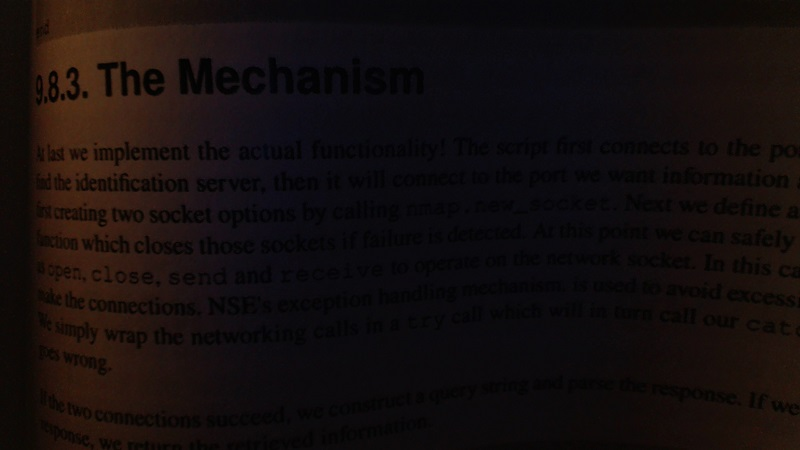
#> input picture book.jpg, 800 x 450 px
$ python thresholding.py
#> lines starting #> are read from the running program, lines starting #| are printed output that depends on the picture; after the words box and inside, x2 and y2 are one past the last pixel; in counts of white or black regions, pixels touching at a corner belong together
import cv2
import numpy as np

img = cv2.imread('book.jpg',cv2.IMREAD_COLOR)
#> img is the input picture: shape (450, 800, 3); mean B, G, R 13.4, 13.6, 20.3

retval, threshold = cv2.threshold(img,11,255,cv2.THRESH_BINARY)
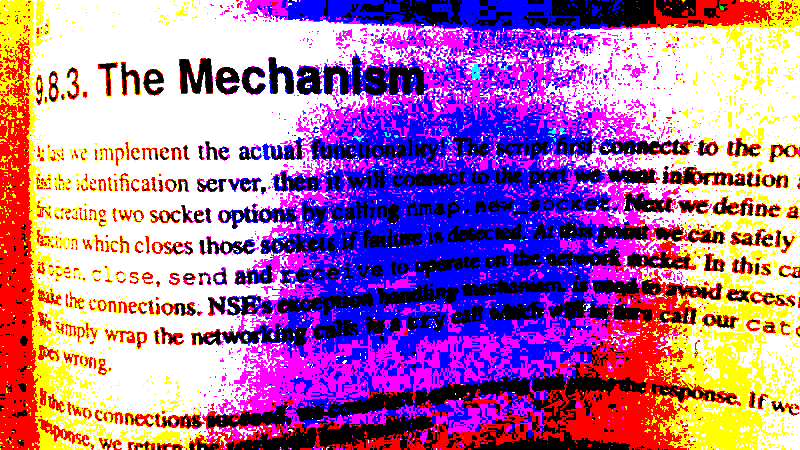
#> threshold: shape (450, 800, 3); mean B, G, R 167.7, 116, 175.7

gray = cv2.cvtColor(img,cv2.COLOR_RGB2GRAY)
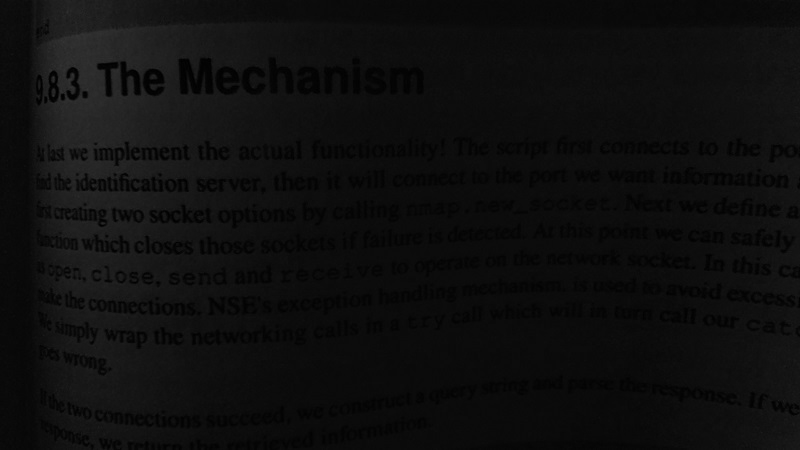
#> gray: shape (450, 800); min 0, max 53, mean 14.4
ret, threshold2 = cv2.threshold(gray,12,225,cv2.THRESH_BINARY)
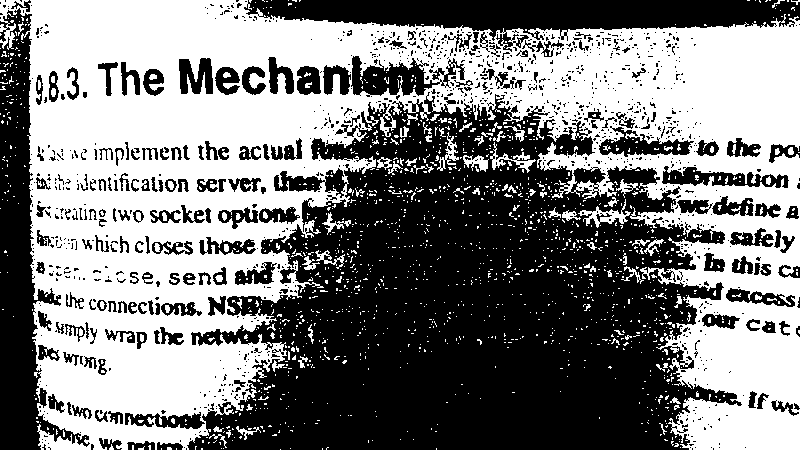
#> threshold2: shape (450, 800); values 0 (black) and 225 (white), 49.9% white; 1586 white regions (1482 under 20 px), largest, box (x1, y1, x2, y2) and area: (0, 0, 800, 450) 169310, (578, 199, 631, 228) 453, (490, 142, 536, 173) 348

gaus = cv2.adaptiveThreshold(gray,255,cv2.ADAPTIVE_THRESH_GAUSSIAN_C,cv2.THRESH_BINARY,115,1)
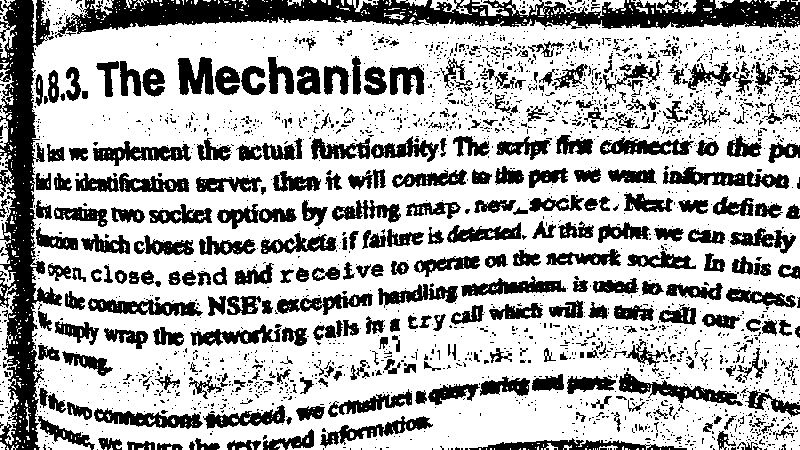
#> gaus: shape (450, 800); 68.9% white; 2421 black regions (2096 under 20 px), largest, box (x1, y1, x2, y2) and area: (55, 0, 800, 38) 14209, (0, 0, 62, 450) 12273, (619, 372, 743, 406) 1341


cv2.imshow('org',img)
cv2.imshow('threshold',threshold)
cv2.imshow('threshold2',threshold2)
cv2.imshow('gaus',gaus)


cv2.waitKey(0)
cv2.destroyAllWindows()
